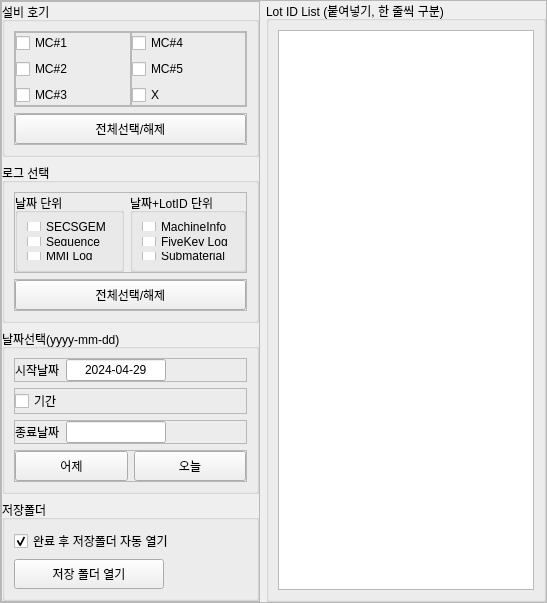
                  <widget class="QFrame" name="frame_13">
                   <property name="minimumSize">
                    <size>
                     <width>470</width>
                     <height>0</height>
                    </size>
                   </property>
                   <property name="frameShape">
                    <enum>QFrame::StyledPanel</enum>
                   </property>
                   <property name="frameShadow">
                    <enum>QFrame::Raised</enum>
                   </property>
                   <layout class="QHBoxLayout" name="horizontalLayout_16">
                    <property name="leftMargin">
                     <number>0</number>
                    </property>
                    <property name="topMargin">
                     <number>0</number>
                    </property>
                    <property name="rightMargin">
                     <number>0</number>
                    </property>
                    <property name="bottomMargin">
                     <number>0</number>
                    </property>
                    <item>
                     <widget class="QFrame" name="frame_15">
                      <property name="maximumSize">
                       <size>
                        <width>357</width>
                        <height>16777215</height>
                       </size>
                      </property>
                      <property name="frameShape">
                       <enum>QFrame::StyledPanel</enum>
                      </property>
                      <property name="frameShadow">
                       <enum>QFrame::Raised</enum>
                      </property>
                      <layout class="QVBoxLayout" name="verticalLayout_17">
                       <property name="spacing">
                        <number>6</number>
                       </property>
                       <property name="leftMargin">
                        <number>0</number>
                       </property>
                       <property name="topMargin">
                        <number>0</number>
                       </property>
                       <property name="rightMargin">
                        <number>0</number>
                       </property>
                       <property name="bottomMargin">
                        <number>0</number>
                       </property>
                       <item>
                        <widget class="QGroupBox" name="groupBox_9">
                         <property name="minimumSize">
                          <size>
                           <width>0</width>
                           <height>0</height>
                          </size>
                         </property>
                         <property name="styleSheet">
                          <string notr="true"/>
                         </property>
                         <property name="title">
                          <string>설비 호기</string>
                         </property>
                         <layout class="QVBoxLayout" name="verticalLayout_10">
                          <item>
                           <widget class="QFrame" name="frame_11">
                            <property name="minimumSize">
                             <size>
                              <width>0</width>
                              <height>60</height>
                             </size>
                            </property>
                            <property name="frameShape">
                             <enum>QFrame::StyledPanel</enum>
                            </property>
                            <property name="frameShadow">
                             <enum>QFrame::Raised</enum>
                            </property>
                            <layout class="QHBoxLayout" name="horizontalLayout_14">
                             <property name="spacing">
                              <number>0</number>
                             </property>
                             <property name="leftMargin">
                              <number>0</number>
                             </property>
                             <property name="topMargin">
                              <number>0</number>
                             </property>
                             <property name="rightMargin">
                              <number>0</number>
                             </property>
                             <property name="bottomMargin">
                              <number>0</number>
                             </property>
                             <item>
                              <widget class="QFrame" name="frame_9">
                               <property name="frameShape">
                                <enum>QFrame::StyledPanel</enum>
                               </property>
                               <property name="frameShadow">
                                <enum>QFrame::Raised</enum>
                               </property>
                               <layout class="QVBoxLayout" name="verticalLayout_15">
                                <property name="spacing">
                                 <number>6</number>
                                </property>
                                <property name="leftMargin">
                                 <number>0</number>
                                </property>
                                <property name="topMargin">
                                 <number>0</number>
                                </property>
                                <property name="rightMargin">
                                 <number>0</number>
                                </property>
                                <property name="bottomMargin">
                                 <number>0</number>
                                </property>
                                <item>
                                 <widget class="QCheckBox" name="check_log_mc1">
                                  <property name="text">
                                   <string>MC#1</string>
                                  </property>
                                 </widget>
                                </item>
                                <item>
                                 <widget class="QCheckBox" name="check_log_mc2">
                                  <property name="text">
                                   <string>MC#2</string>
                                  </property>
                                 </widget>
                                </item>
                                <item>
                                 <widget class="QCheckBox" name="check_log_mc3">
                                  <property name="text">
                                   <string>MC#3</string>
                                  </property>
                                 </widget>
                                </item>
                               </layout>
                              </widget>
                             </item>
                             <item>
                              <widget class="QFrame" name="frame_12">
                               <property name="frameShape">
                                <enum>QFrame::StyledPanel</enum>
                               </property>
                               <property name="frameShadow">
                                <enum>QFrame::Raised</enum>
                               </property>
                               <layout class="QVBoxLayout" name="verticalLayout_16" stretch="0,0,0">
                                <property name="spacing">
                                 <number>6</number>
                                </property>
                                <property name="leftMargin">
                                 <number>0</number>
                                </property>
                                <property name="topMargin">
                                 <number>0</number>
                                </property>
                                <property name="rightMargin">
                                 <number>0</number>
                                </property>
                                <property name="bottomMargin">
                                 <number>0</number>
                                </property>
                                <item>
                                 <widget class="QCheckBox" name="check_log_mc4">
                                  <property name="text">
                                   <string>MC#4</string>
                                  </property>
                                 </widget>
                                </item>
                                <item>
                                 <widget class="QCheckBox" name="check_log_mc5">
                                  <property name="text">
                                   <string>MC#5</string>
                                  </property>
                                 </widget>
                                </item>
                                <item>
                                 <widget class="QCheckBox" name="checkBox_18">
                                  <property name="text">
                                   <string>X</string>
                                  </property>
                                 </widget>
                                </item>
                               </layout>
                              </widget>
                             </item>
                            </layout>
                           </widget>
                          </item>
                          <item>
                           <widget class="QFrame" name="frame_10">
                            <property name="frameShape">
                             <enum>QFrame::StyledPanel</enum>
                            </property>
                            <property name="frameShadow">
                             <enum>QFrame::Raised</enum>
                            </property>
                            <layout class="QHBoxLayout" name="horizontalLayout_15">
                             <property name="spacing">
                              <number>0</number>
                             </property>
                             <property name="leftMargin">
                              <number>0</number>
                             </property>
                             <property name="topMargin">
                              <number>0</number>
                             </property>
                             <property name="rightMargin">
                              <number>0</number>
                             </property>
                             <property name="bottomMargin">
                              <number>0</number>
                             </property>
                             <item>
                              <widget class="QPushButton" name="btn_log_mc_selectall">
                               <property name="minimumSize">
                                <size>
                                 <width>0</width>
                                 <height>30</height>
                                </size>
                               </property>
                               <property name="text">
                                <string>전체선택/해제</string>
                               </property>
                              </widget>
                             </item>
                            </layout>
                           </widget>
                          </item>
                         </layout>
                        </widget>
                       </item>
                       <item>
                        <widget class="QGroupBox" name="groupBox_10">
                         <property name="minimumSize">
                          <size>
                           <width>0</width>
                           <height>160</height>
                          </size>
                         </property>
                         <property name="maximumSize">
                          <size>
                           <width>16777215</width>
                           <height>160</height>
                          </size>
                         </property>
                         <property name="title">
                          <string>로그 선택</string>
                         </property>
                         <layout class="QVBoxLayout" name="verticalLayout_14">
                          <item>
                           <widget class="QFrame" name="frame_2">
                            <property name="minimumSize">
                             <size>
                              <width>0</width>
                              <height>0</height>
                             </size>
                            </property>
                            <property name="maximumSize">
                             <size>
                              <width>16777215</width>
                              <height>16777215</height>
                             </size>
                            </property>
                            <property name="frameShape">
                             <enum>QFrame::StyledPanel</enum>
                            </property>
                            <property name="frameShadow">
                             <enum>QFrame::Raised</enum>
                            </property>
                            <layout class="QHBoxLayout" name="horizontalLayout_13">
                             <property name="leftMargin">
                              <number>0</number>
                             </property>
                             <property name="topMargin">
                              <number>0</number>
                             </property>
                             <property name="rightMargin">
                              <number>0</number>
                             </property>
                             <property name="bottomMargin">
                              <number>0</number>
                             </property>
                             <item>
                              <widget class="QGroupBox" name="groupBox_12">
                               <property name="title">
                                <string>날짜 단위</string>
                               </property>
                               <layout class="QVBoxLayout" name="verticalLayout_11">
                                <item>
                                 <widget class="QCheckBox" name="check_log_secsgem">
                                  <property name="text">
                                   <string>SECSGEM</string>
                                  </property>
                                 </widget>
                                </item>
                                <item>
                                 <widget class="QCheckBox" name="check_log_sequence">
                                  <property name="text">
                                   <string>Sequence</string>
                                  </property>
                                 </widget>
                                </item>
                                <item>
                                 <widget class="QCheckBox" name="check_log_mmi">
                                  <property name="text">
                                   <string>MMI Log</string>
                                  </property>
                                 </widget>
                                </item>
                               </layout>
                              </widget>
                             </item>
                             <item>
                              <widget class="QGroupBox" name="groupBox_13">
                               <property name="title">
                                <string>날짜+LotID 단위</string>
                               </property>
                               <layout class="QVBoxLayout" name="verticalLayout_12">
                                <item>
                                 <widget class="QCheckBox" name="check_log_mcinfo">
                                  <property name="text">
                                   <string>MachineInfo</string>
                                  </property>
                                 </widget>
                                </item>
                                <item>
                                 <widget class="QCheckBox" name="check_log_fivekey">
                                  <property name="text">
                                   <string>FiveKey Log</string>
                                  </property>
                                 </widget>
                                </item>
                                <item>
                                 <widget class="QCheckBox" name="check_log_submaterials">
                                  <property name="text">
                                   <string>Submaterial</string>
                                  </property>
                                 </widget>
                                </item>
                               </layout>
                              </widget>
                             </item>
                            </layout>
                           </widget>
                          </item>
                          <item>
                           <widget class="QFrame" name="frame_5">
                            <property name="frameShape">
                             <enum>QFrame::StyledPanel</enum>
                            </property>
                            <property name="frameShadow">
                             <enum>QFrame::Raised</enum>
                            </property>
                            <layout class="QHBoxLayout" name="horizontalLayout_12">
                             <property name="spacing">
                              <number>0</number>
                             </property>
                             <property name="leftMargin">
                              <number>0</number>
                             </property>
                             <property name="topMargin">
                              <number>0</number>
                             </property>
                             <property name="rightMargin">
                              <number>0</number>
                             </property>
                             <property name="bottomMargin">
                              <number>0</number>
                             </property>
                             <item>
                              <widget class="QPushButton" name="btn_log_selectall">
                               <property name="minimumSize">
                                <size>
                                 <width>0</width>
                                 <height>30</height>
                                </size>
                               </property>
                               <property name="text">
                                <string>전체선택/해제</string>
                               </property>
                              </widget>
                             </item>
                            </layout>
                           </widget>
                          </item>
                         </layout>
                        </widget>
                       </item>
                       <item>
                        <widget class="QGroupBox" name="groupBox_14">
                         <property name="minimumSize">
                          <size>
                           <width>170</width>
                           <height>110</height>
                          </size>
                         </property>
                         <property name="maximumSize">
                          <size>
                           <width>16777215</width>
                           <height>16777215</height>
                          </size>
                         </property>
                         <property name="title">
                          <string>날짜선택(yyyy-mm-dd)</string>
                         </property>
                         <layout class="QVBoxLayout" name="verticalLayout_27">
                          <property name="spacing">
                           <number>6</number>
                          </property>
                          <property name="leftMargin">
                           <number>9</number>
                          </property>
                          <property name="topMargin">
                           <number>9</number>
                          </property>
                          <property name="rightMargin">
                           <number>9</number>
                          </property>
                          <property name="bottomMargin">
                           <number>9</number>
                          </property>
                          <item>
                           <widget class="QFrame" name="frame_4">
                            <property name="frameShape">
                             <enum>QFrame::StyledPanel</enum>
                            </property>
                            <property name="frameShadow">
                             <enum>QFrame::Raised</enum>
                            </property>
                            <layout class="QHBoxLayout" name="horizontalLayout_2">
                             <property name="leftMargin">
                              <number>0</number>
                             </property>
                             <property name="topMargin">
                              <number>0</number>
                             </property>
                             <property name="rightMargin">
                              <number>0</number>
                             </property>
                             <property name="bottomMargin">
                              <number>0</number>
                             </property>
                             <item>
                              <widget class="QLabel" name="label">
                               <property name="text">
                                <string>시작날짜</string>
                               </property>
                              </widget>
                             </item>
                             <item>
                              <widget class="QLineEdit" name="line_log_fromdate">
                               <property name="minimumSize">
                                <size>
                                 <width>100</width>
                                 <height>0</height>
                                </size>
                               </property>
                               <property name="maximumSize">
                                <size>
                                 <width>100</width>
                                 <height>16777215</height>
                                </size>
                               </property>
                               <property name="text">
                                <string>2024-04-29</string>
                               </property>
                               <property name="alignment">
                                <set>Qt::AlignCenter</set>
                               </property>
                              </widget>
                             </item>
                             <item>
                              <spacer name="horizontalSpacer_9">
                               <property name="orientation">
                                <enum>Qt::Horizontal</enum>
                               </property>
                               <property name="sizeHint" stdset="0">
                                <size>
                                 <width>40</width>
                                 <height>20</height>
                                </size>
                               </property>
                              </spacer>
                             </item>
                            </layout>
                           </widget>
                          </item>
                          <item>
                           <widget class="QFrame" name="frame_43">
                            <property name="frameShape">
                             <enum>QFrame::StyledPanel</enum>
                            </property>
                            <property name="frameShadow">
                             <enum>QFrame::Raised</enum>
                            </property>
                            <layout class="QHBoxLayout" name="horizontalLayout_48" stretch="0">
                             <property name="spacing">
                              <number>0</number>
                             </property>
                             <property name="leftMargin">
                              <number>0</number>
                             </property>
                             <property name="topMargin">
                              <number>0</number>
                             </property>
                             <property name="rightMargin">
                              <number>0</number>
                             </property>
                             <property name="bottomMargin">
                              <number>0</number>
                             </property>
                             <item>
                              <widget class="QCheckBox" name="check_log_period">
                               <property name="text">
                                <string>기간</string>
                               </property>
                              </widget>
                             </item>
                            </layout>
                           </widget>
                          </item>
                          <item>
                           <widget class="QFrame" name="frame_14">
                            <property name="frameShape">
                             <enum>QFrame::StyledPanel</enum>
                            </property>
                            <property name="frameShadow">
                             <enum>QFrame::Raised</enum>
                            </property>
                            <layout class="QHBoxLayout" name="horizontalLayout_3">
                             <property name="leftMargin">
                              <number>0</number>
                             </property>
                             <property name="topMargin">
                              <number>0</number>
                             </property>
                             <property name="rightMargin">
                              <number>0</number>
                             </property>
                             <property name="bottomMargin">
                              <number>0</number>
                             </property>
                             <item>
                              <widget class="QLabel" name="label_28">
                               <property name="text">
                                <string>종료날짜</string>
                               </property>
                              </widget>
                             </item>
                             <item>
                              <widget class="QLineEdit" name="line_log_enddate">
                               <property name="minimumSize">
                                <size>
                                 <width>100</width>
                                 <height>0</height>
                                </size>
                               </property>
                               <property name="maximumSize">
                                <size>
                                 <width>100</width>
                                 <height>16777215</height>
                                </size>
                               </property>
                               <property name="alignment">
                                <set>Qt::AlignCenter</set>
                               </property>
                               <property name="readOnly">
                                <bool>false</bool>
                               </property>
                              </widget>
                             </item>
                             <item>
                              <spacer name="horizontalSpacer_10">
                               <property name="orientation">
                                <enum>Qt::Horizontal</enum>
                               </property>
                               <property name="sizeHint" stdset="0">
                                <size>
                                 <width>40</width>
                                 <height>20</height>
                                </size>
                               </property>
                              </spacer>
                             </item>
                            </layout>
                           </widget>
                          </item>
                          <item>
                           <widget class="QFrame" name="frame_23">
                            <property name="frameShape">
                             <enum>QFrame::StyledPanel</enum>
                            </property>
                            <property name="frameShadow">
                             <enum>QFrame::Raised</enum>
                            </property>
                            <layout class="QHBoxLayout" name="horizontalLayout_5">
                             <property name="leftMargin">
                              <number>0</number>
                             </property>
                             <property name="topMargin">
                              <number>0</number>
                             </property>
                             <property name="rightMargin">
                              <number>0</number>
                             </property>
                             <property name="bottomMargin">
                              <number>0</number>
                             </property>
                             <item>
                              <widget class="QPushButton" name="btn_log_yesterday">
                               <property name="minimumSize">
                                <size>
                                 <width>0</width>
                                 <height>30</height>
                                </size>
                               </property>
                               <property name="text">
                                <string>어제</string>
                               </property>
                              </widget>
                             </item>
                             <item>
                              <widget class="QPushButton" name="btn_log_today">
                               <property name="minimumSize">
                                <size>
                                 <width>0</width>
                                 <height>30</height>
                                </size>
                               </property>
                               <property name="text">
                                <string>오늘</string>
                               </property>
                              </widget>
                             </item>
                            </layout>
                           </widget>
                          </item>
                         </layout>
                        </widget>
                       </item>
                       <item>
                        <widget class="QGroupBox" name="groupBox_33">
                         <property name="title">
                          <string>저장폴더</string>
                         </property>
                         <layout class="QVBoxLayout" name="verticalLayout_45">
                          <item>
                           <widget class="QCheckBox" name="check_logdownload_openfolder">
                            <property name="text">
                             <string>완료 후 저장폴더 자동 열기</string>
                            </property>
                            <property name="checked">
                             <bool>true</bool>
                            </property>
                           </widget>
                          </item>
                          <item>
                           <widget class="QPushButton" name="btn_logdownload_openfolder">
                            <property name="minimumSize">
                             <size>
                              <width>150</width>
                              <height>30</height>
                             </size>
                            </property>
                            <property name="maximumSize">
                             <size>
                              <width>150</width>
                              <height>30</height>
                             </size>
                            </property>
                            <property name="text">
                             <string>저장 폴더 열기</string>
                            </property>
                           </widget>
                          </item>
                         </layout>
                        </widget>
                       </item>
                      </layout>
                     </widget>
                    </item>
                    <item>
                     <widget class="QGroupBox" name="groupBox_15">
                      <property name="title">
                       <string>Lot ID List (붙여넣기, 한 줄씩 구분)</string>
                      </property>
                      <layout class="QHBoxLayout" name="horizontalLayout_18">
                       <item>
                        <widget class="QTextEdit" name="text_log_lotids"/>
                       </item>
                      </layout>
                     </widget>
                    </item>
                   </layout>
                  </widget>
